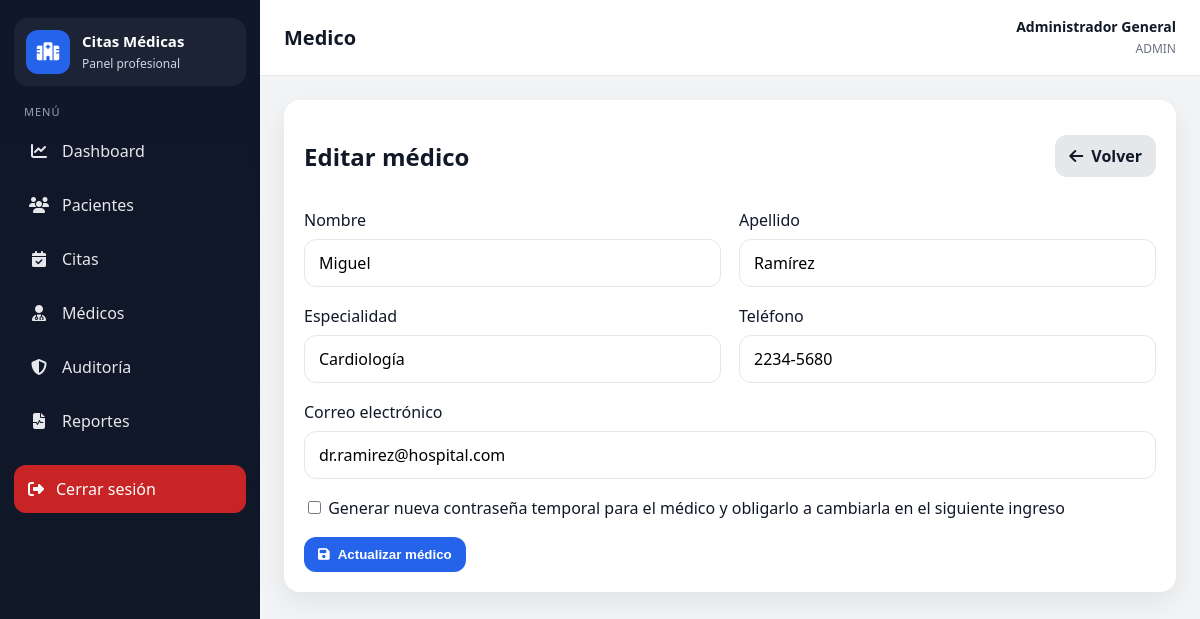
The app's page /index.php?controller=medico&action=editar&id=3 (signed in) with its own data.
### tables this page shows
CREATE TABLE medicos (
    id INT AUTO_INCREMENT PRIMARY KEY,
    nombre VARCHAR(100) NOT NULL,
    apellido VARCHAR(100) NOT NULL,
    especialidad VARCHAR(100) NOT NULL,
    telefono VARCHAR(20) NULL,
    email VARCHAR(100) NOT NULL UNIQUE,
    fecha_registro TIMESTAMP DEFAULT CURRENT_TIMESTAMP
);

### app/core/Controller.php (called while the page is built, shortened)
<?php
require_once __DIR__ . '/../config/database.php';
class Controller
{
    protected function render(string $viewPath, array $data = []): void
    {
        extract($data, EXTR_SKIP);
        require __DIR__ . '/../views/' . $viewPath . '.php';
    }
}

### app/controllers/MedicoController.php (called while the page is built, shortened)
<?php
require_once __DIR__ . '/../core/Controller.php';
require_once __DIR__ . '/../models/Medico.php';
require_once __DIR__ . '/../config/database.php';
class MedicoController extends Controller {
    private Medico $medico;
    public function __construct(){
        $this->medico = new Medico();
    }
    public function editar(){
        $id = (int)($_GET['id'] ?? 0);
        $medico = $this->medico->obtenerPorId($id);
        $this->render('medicos/editar', compact('medico'));
    }
}

### routes/web.php (called while the page is built, shortened)
<?php
$controller = $_GET['controller'] ?? (isset($_SESSION['usuario_id']) ? 'dashboard' : 'auth');
$action = $_GET['action'] ?? (isset($_SESSION['usuario_id']) ? 'index' : 'login');
switch($controller){
    case 'medico':
        require_once __DIR__ . '/../app/controllers/MedicoController.php';
        $ctrl = new MedicoController();
        break;
}
$ctrl->$action();

### public/index.php (called while the page is built, shortened)
<?php
require_once __DIR__ . '/../routes/web.php';

### app/config/database.php (called while the page is built)
<?php
class Database {
    private $host = "localhost";
    private $db_name = "citas_medicas";
    private $username = "root";
    private $password = "admin";
    private $charset = "utf8mb4";
    public function conectar() {
        try {
            $dsn = "mysql:host={$this->host};dbname={$this->db_name};charset={$this->charset}";
            $pdo = new PDO($dsn, $this->username, $this->password);
            $pdo->setAttribute(PDO::ATTR_ERRMODE, PDO::ERRMODE_EXCEPTION);
            $pdo->setAttribute(PDO::ATTR_DEFAULT_FETCH_MODE, PDO::FETCH_ASSOC);
            return $pdo;
        } catch (PDOException $e) {
            die("Error de conexión: " . $e->getMessage());
        }
    }
}

### app/core/Model.php (called while the page is built, shortened)
<?php
require_once __DIR__ . '/../config/database.php';
class Model {
    public function __construct() {
        $database = new Database();
        $this->db = $database->conectar();
    }
}

### app/models/Medico.php (called while the page is built, shortened)
<?php
require_once __DIR__ . '/../core/Model.php';
class Medico extends Model {
    public function obtenerPorId($id){
        $stmt = $this->db->prepare("SELECT * FROM medicos WHERE id = :id LIMIT 1");
        $stmt->execute([':id' => $id]);
        return $stmt->fetch();
    }
}

### app/views/medicos/editar.php (the view)
<?php require_once __DIR__ . '/../layout/header.php'; ?>
<div class="form-card"><div class="form-header"><h2>Editar médico</h2><a href="index.php?controller=medico&action=index" class="btn btn-secondary"><i class="fa-solid fa-arrow-left"></i> Volver</a></div>
<form method="POST" action="index.php?controller=medico&action=actualizar"><input type="hidden" name="id" value="<?= $medico['id'] ?>"><div class="form-grid">
<div class="form-group"><label>Nombre</label><input type="text" name="nombre" id='nombre' value="<?= htmlspecialchars($medico['nombre']) ?>" required></div>
<div class="form-group"><label>Apellido</label><input type="text" name="apellido" id='apellido' value="<?= htmlspecialchars($medico['apellido']) ?>" required></div>
<div class="form-group"><label>Especialidad</label><input type="text" name="especialidad" id='especialidad' value="<?= htmlspecialchars($medico['especialidad']) ?>" required></div>
<div class="form-group"><label>Teléfono</label><input type="text" name="telefono" id='telefono' maxlength="9" data-mask="telefono" value="<?= htmlspecialchars($medico['telefono']) ?>"></div>
<div class="form-group full"><label>Correo electrónico</label><input type="email" id='email' name="email" value="<?= htmlspecialchars($medico['email']) ?>" required></div>
<div class="form-group full"><label><input type="checkbox" name="reset_password" value="1"> Generar nueva contraseña temporal para el médico y obligarlo a cambiarla en el siguiente ingreso</label></div>
</div><div class="form-actions"><button class="btn btn-primary"><i class="fa-solid fa-floppy-disk"></i> Actualizar médico</button></div></form></div>
<?php require_once __DIR__ . '/../layout/footer.php'; ?>

### public/assets/css/app.css (style rules this page uses)
:root { --sidebar-bg:#111827;--sidebar-hover:#1f2937;--sidebar-active:#2563eb;--body-bg:#f3f4f6;--card-bg:#fff;--text:#111827;--muted:#6b7280;--border:#e5e7eb;--primary:#2563eb;--primary-dark:#1d4ed8;--success:#16a34a;--warning:#f59e0b;--danger:#dc2626;--info:#0ea5e9;--shadow:0 10px 30px rgba(0,0,0,.08);--radius:16px }
* { box-sizing:border-box }
body { margin:0;font-family:'Segoe UI',Tahoma,Geneva,Verdana,sans-serif;background:var(--body-bg);color:var(--text) }
a { text-decoration:none;color:inherit }
.card,.table-card,.form-card { background:var(--card-bg);border-radius:var(--radius);box-shadow:var(--shadow) }
.table-card,.form-card { padding:20px }
.table-header,.form-header { display:flex;align-items:center;justify-content:space-between;gap:15px;margin-bottom:16px }
.btn { border:none;border-radius:12px;padding:10px 14px;font-weight:700;cursor:pointer;display:inline-flex;align-items:center;gap:8px }
.btn-primary { background:var(--primary);color:#fff }
.btn-secondary { background:#e5e7eb;color:#111827 }
.form-grid { display:grid;grid-template-columns:repeat(2,minmax(0,1fr));gap:18px }
.form-group { display:flex;flex-direction:column;gap:8px }
.form-group.full { grid-column:1/-1 }
.form-group input,.form-group select,.form-group textarea { padding:12px 14px;border:1px solid var(--border);border-radius:12px;font:inherit;background:#fff }
.form-actions { display:flex;gap:12px;flex-wrap:wrap;margin-top:18px }

### records on screen
medicos: nombre "Miguel", apellido "Ramírez", especialidad "Cardiología", telefono "2234-5680", email "dr.ramirez@hospital.com"

### other values on screen
$currentController "Medico"
$_SESSION['usuario_nombre'] "Administrador General"
$role "ADMIN"
